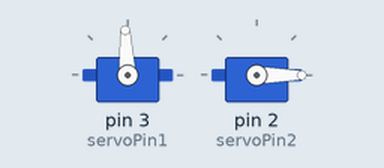
Recording of a sketch running on a simulated Arduino Uno, built with avr-gcc and run on an emulated ATmega328P. On the bench: 2 × servo.

Above: at 0.05 s.
At 6.0 s:
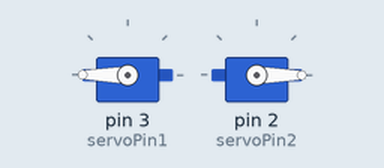
At 9.05 s:
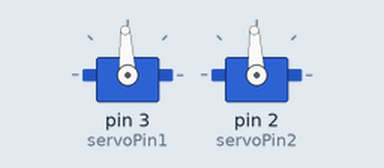
At 12.0 s:
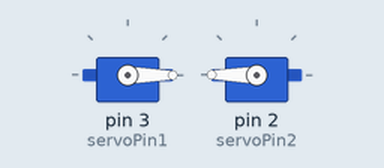
Timing chart, 0 to 17.6 s (numbered marks = the images above):
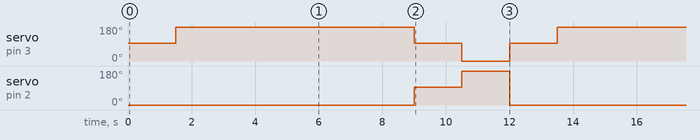

Measured:
- by itself, servo on pin 3 (servoPin1): repeats every 13.5 s: 93° 1.5 s, 0° 1.5 s, 93° 1.5 s, 180° 9.0 s
- by itself, servo on pin 2 (servoPin2): repeats every 13.5 s: 180° 1.5 s, 0° 10.5 s, 93° 1.5 s

The sketch:

ecb_motor_control_prototype.ino
```cpp
//Haley Stewart
//Basic motor control with forward, backward, left and right movement of two motors.
//Inputs sample distance data from ultrasonic sensors and adjusts accordingly

#include <Servo.h>

Servo servo1;
Servo servo2;

int servoPin1 = 3; //left -> needs to go ccw to go "forward"
int servoPin2 = 2; //right -> needs to go cw to go "forward"

int pos1 = 1500; //store servo1 stopped position
int pos2 = 1500; //store servo2 stopped position

int clockwise = 500;
int stalled = 1500;
int counterClockwise = 2500;

void forward() {
  servo1.writeMicroseconds(counterClockwise); //left ccw
  servo2.writeMicroseconds(clockwise); //right cw
}

void backward() {
  servo1.writeMicroseconds(clockwise); //left cw
  servo2.writeMicroseconds(counterClockwise); //right ccw
}

void left() {
  servo1.writeMicroseconds(stalled); //left wheel stop
  servo2.writeMicroseconds(clockwise); //right wheel forward
}

void right() {
  servo1.writeMicroseconds(counterClockwise); //left wheel forward
  servo2.writeMicroseconds(stalled); //right wheel stop
}

void stop() {
  servo1.writeMicroseconds(stalled);
  servo2.writeMicroseconds(stalled);
}

void test() {
  forward();
  delay(1500);
  backward();
  delay(1500);
  left();
  delay(1500);
  right();
  delay(1500);
  stop();
  delay(2000);
}

//distances are 3 average values over the span of 30ms from ultrasonic sensors. fake input data below in inches:
int leftDistance = 5; //left ultrasonic sensor
int middleDistance = 10; //middle ultrasonic sensor
int rightDistance = 4; //right ultrasonic sensor

void setup() {
  //Initialize servos
  servo1.attach(servoPin1);
  servo2.attach(servoPin2);
  //test only once
  //test();
}

void loop() {
  //start prototype loop
  //1 revolution a second?
  if (middleDistance > 4) { //while there is a clear path forward,
    if ((leftDistance > 4) && (rightDistance > 4)) { //nothing too close to left or right
      forward(); //continue forward
      delay(1500);
    }
    if (leftDistance <= 4) { //wall or object is detected to left
      right(); //adjust right
      delay(1500); //duration to adjust right away from obstacle
      leftDistance += 1;
    }
    if (rightDistance <= 4) { //wall or object is detected to right
      left(); //adjust left
      delay(1500);
      rightDistance += 1;
    }
    middleDistance -= 1; //distance gradually going down as robot progresses forward
  }
  else { //if something in front, stop and reverse and turn to left, for example
    stop();
    delay(1500);
    backward();
    delay(1500);
    left();
    delay(1500);
    middleDistance = 10;
  }


}
```
